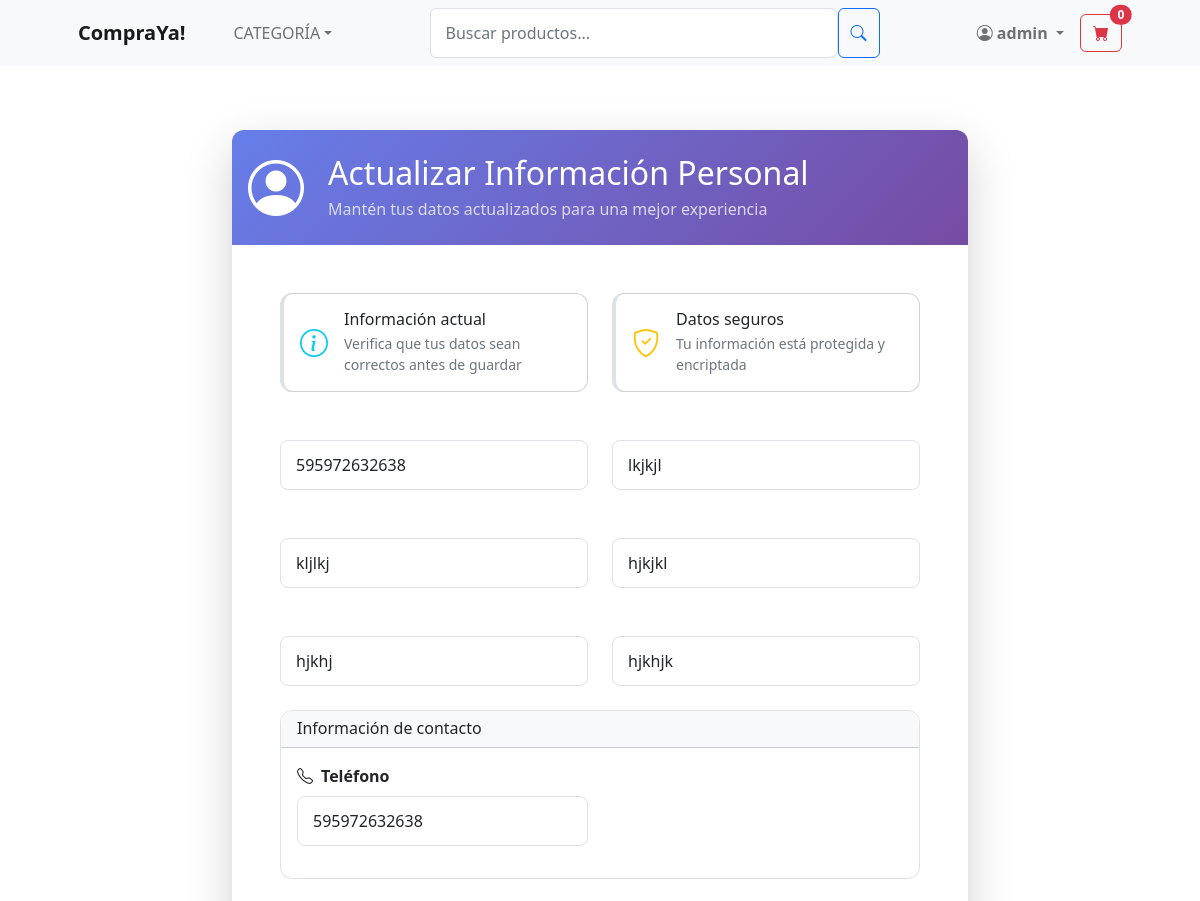
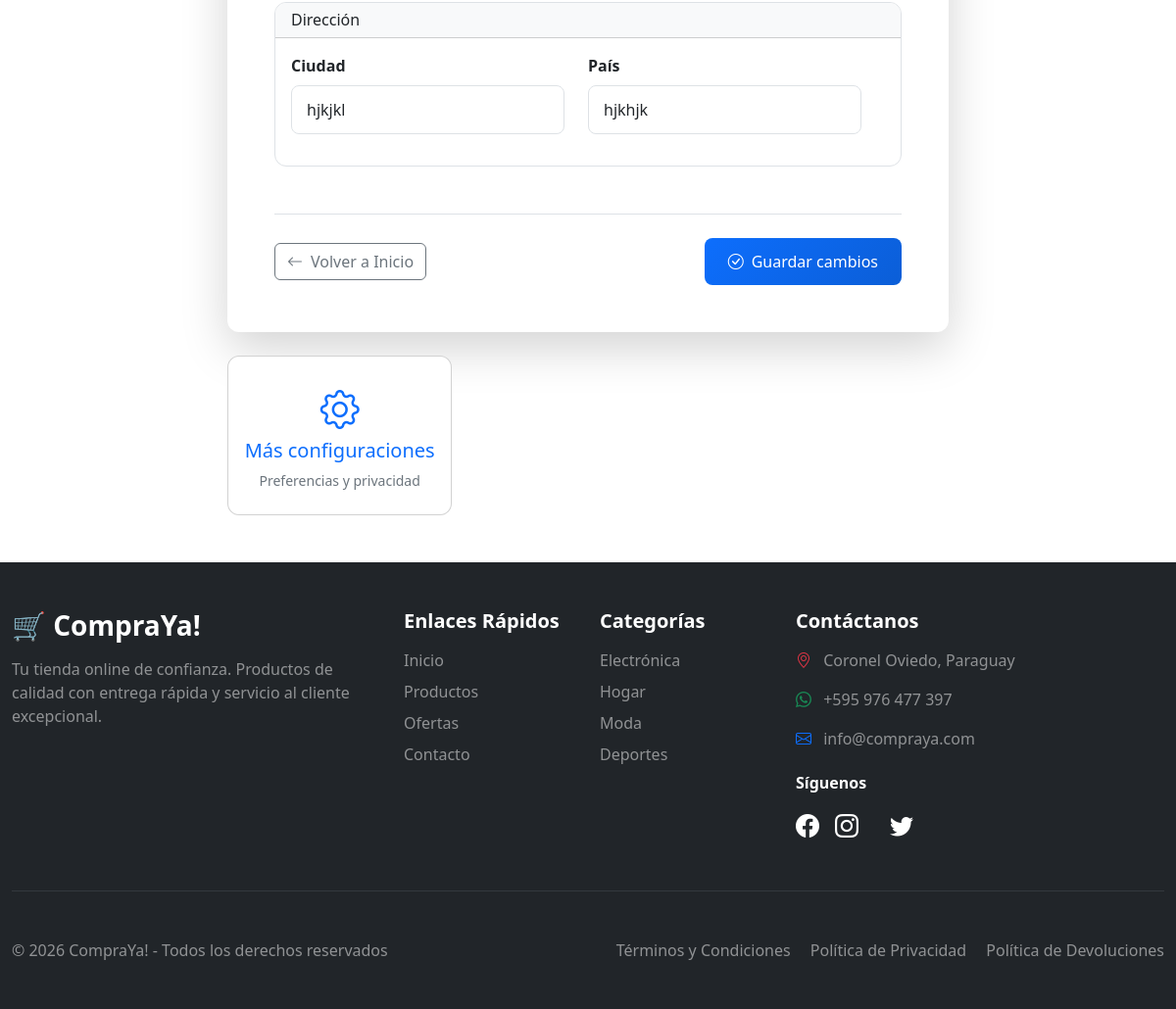
The page /update_info/ (signed in) on the database its author committed (2 pictures, top to bottom).
### applications/store/models.py (models this page shows, shortened)
class Profile(models.Model):
    user = models.OneToOneField(User, on_delete=models.CASCADE)
    date_modified = models.DateTimeField(auto_now=True)
    phone = models.CharField(max_length=20, blank=True)
    addres1 = models.CharField(max_length=200, blank=True)
    addres2 = models.CharField(max_length=200, blank=True)
    city = models.CharField(max_length=200, blank=True)
    department = models.CharField(max_length=200, blank=True)
    country = models.CharField(max_length=200, blank=True)
    old_cart = models.CharField(max_length=200, blank=True, null=True)
    class Meta:
        db_table = 'profiles'
        verbose_name_plural = 'profiles'

### applications/store/views.py (the view)
# urls.py: path('update_info/', views.update_info, name='update_info'),
@login_required
def update_info(request):
    current_user, created = Profile.objects.get_or_create(user=request.user)
    if request.method == 'POST':
        form = UserInfoForm(request.POST, instance=current_user)
        if form.is_valid():
            form.save()
            messages.success(request, 'Información actualizada correctamente')
            return redirect('home')
    else:
        form = UserInfoForm(instance=current_user)
    return render(request, 'update_info.html',
    {
        'form': form
    })

### applications/cart/cart.py (called while the page is built)
    def __len__(self):
        return sum(self.cart.values())

### applications/cart/context_processors.py (called while the page is built)
def cart(request):
    return {'cart': Cart(request)}

### applications/store/context_processors.py (called while the page is built)
def categories(request):
    return {
        'categories': Category.objects.all()
    }

### templates/update_info.html (shortened to what this page needs)
{% extends 'helper/base.html' %}
{% block content %}
<div class="container py-5">
    <div class="row justify-content-center">
        <div class="col-lg-8">
            <div class="card border-0 shadow-lg">
                <div class="card-header bg-gradient-primary text-white py-4">
                    <div class="d-flex align-items-center">
                        <div class="flex-shrink-0">
                            <i class="bi bi-person-circle display-4"></i>
                        </div>
                        <div class="flex-grow-1 ms-4">
                            <h1 class="h2 mb-1">Actualizar Información Personal</h1>
                            <p class="mb-0 opacity-75">Mantén tus datos actualizados para una mejor experiencia</p>
                        </div>
                    </div>
                </div>
                <div class="card-body p-4 p-md-5">
                    <div class="row mb-4">
                        <div class="col-md-6">
                            <div class="card border-start border-start-4 border-start-info h-100">
                                <div class="card-body">
                                    <div class="d-flex align-items-center">
                                        <i class="bi bi-info-circle text-info fs-3 me-3"></i>
                                        <div>
                                            <h6 class="card-title mb-1">Información actual</h6>
                                            <p class="card-text small text-muted mb-0">
                                                Verifica que tus datos sean correctos antes de guardar
                                            </p>
                                        </div>
                                    </div>
                                </div>
                            </div>
                        </div>
                        <div class="col-md-6">
                            <div class="card border-start border-start-4 border-start-warning h-100">
                                <div class="card-body">
                                    <div class="d-flex align-items-center">
                                        <i class="bi bi-shield-check text-warning fs-3 me-3"></i>
                                        <div>
                                            <h6 class="card-title mb-1">Datos seguros</h6>
                                            <p class="card-text small text-muted mb-0">
                                                Tu información está protegida y encriptada
                                            </p>
                                        </div>
                                    </div>
                                </div>
                            </div>
                        </div>
                    </div>
                    <form method="POST" action="{% url 'update_info' %}" id="profileForm" class="needs-validation" novalidate>
                        <div class="row">
                            {% for field in form %}
                            <div class="col-md-6 mb-4">
                                <div class="form-group">
                                    <div class="input-group has-validation">
                                        {{ field }}
                                    </div>
                                </div>
                            </div>
                            {% endfor %}
                        </div>
                        {% if 'email' in form.fields or 'phone' in form.fields %}
                        <div class="card border mb-4">
                            <div class="card-header bg-light">
                                <h6 class="mb-0">Información de contacto</h6>
                            </div>
                            <div class="card-body">
                                <div class="row">
                                    {% if 'phone' in form.fields %}
                                    <div class="col-md-6 mb-3">
                                        <label for="{{ form.phone.id_for_label }}" class="form-label fw-semibold">
                                            <i class="bi bi-telephone me-2"></i>Teléfono
                                        </label>
                                        {{ form.phone }}
                                    </div>
                                    {% endif %}
                                </div>
                            </div>
                        </div>
                        {% endif %}
                        {% if 'address' in form.fields or 'city' in form.fields or 'country' in form.fields %}
                        <div class="card border mb-4">
                            <div class="card-header bg-light">
                                <h6 class="mb-0">Dirección</h6>
                            </div>
                            <div class="card-body">
                                <div class="row">
                                    <div class="row">
                                        {% if 'city' in form.fields %}
                                        <div class="col-md-6 mb-3">
                                            <label for="{{ form.city.id_for_label }}" class="form-label fw-semibold">Ciudad</label>
                                            {{ form.city }}
                                        </div>
                                        {% endif %}
                                        {% if 'country' in form.fields %}
                                        <div class="col-md-6 mb-3">
                                            <label for="{{ form.country.id_for_label }}" class="form-label fw-semibold">País</label>
                                            {{ form.country }}
                                        </div>
                                        {% endif %}
                                    </div>
                                </div>
                            </div>
                        </div>
                        {% endif %}
                        <div class="d-grid gap-3 d-md-flex justify-content-md-between align-items-center mt-5 pt-4 border-top">
                            <div>
                                <a href="{% url 'home' %}" class="btn btn-outline-secondary">
                                    <i class="bi bi-arrow-left me-2"></i>Volver a Inicio
                                </a>
                            </div>
                            <div class="d-flex gap-2">
                                <button type="submit" class="btn btn-primary px-4" id="submitBtn">
                                    <i class="bi bi-check-circle me-2"></i>Guardar cambios
                                </button>
                            </div>
                        </div>
                    </form>
                </div>
            </div>
            <div class="row mt-4">
                <div class="col-md-4">
                    <a href="#" class="card card-hover text-decoration-none">
                        <div class="card-body text-center py-4">
                            <i class="bi bi-gear fs-1 text-primary mb-3"></i>
                            <h5 class="card-title">Más configuraciones</h5>
                            <p class="card-text small text-muted">Preferencias y privacidad</p>
                        </div>
                    </a>
                </div>
            </div>
        </div>
    </div>
</div>
{% endblock %}

### templates/helper/navbar.html (shortened to what this page needs)
        <nav class="navbar navbar-expand-lg navbar-light bg-light">
            <div class="container px-4 px-lg-5">
                <a class="navbar-brand fw-bold" href="{% url 'home' %}">CompraYa!</a>
                <div class="collapse navbar-collapse" id="navbarSupportedContent">
                    <ul class="navbar-nav me-auto mb-2 mb-lg-0 ms-lg-4">
                        <li class="nav-item dropdown">
                            <a class="nav-link dropdown-toggle" id="navbarDropdown" href="#" role="button" data-bs-toggle="dropdown" aria-expanded="false">CATEGORÍA</a>
                        </li>
                    </ul>
            <form class="d-flex mx-lg-auto my-2 my-lg-0"
                method="GET"
                action="{% url 'product_search' %}"
                style="max-width: 450px; width: 100%;">
                <input
                    class="form-control rounded-start"
                    type="search"
                    name="q"
                    placeholder="Buscar productos..."
                    value="{{ request.GET.q }}"
                >
                <button class="btn btn-outline-primary rounded-end" type="submit">
                    <i class="bi bi-search"></i>
                </button>
            </form>
            <ul class="navbar-nav ms-auto align-items-lg-center gap-lg-2">
                {% if user.is_authenticated %}
                    <li class="nav-item dropdown">
                        <a class="nav-link dropdown-toggle fw-semibold" href="#"
                           id="userDropdown" role="button"
                           data-bs-toggle="dropdown">
                            <i class="bi bi-person-circle"></i> {{ user.username }}
                        </a>
                    </li>
                {% endif %}
                <li class="nav-item">
                    <a href="{% url 'cart' %}" class="btn btn-outline-danger position-relative">
                        <i class="bi bi-cart-fill"></i>
                        <span class="position-absolute top-0 start-100 translate-middle
                                     badge rounded-pill bg-danger"
                              id="cart_quantity">
                            {{ cart|length }}
                        </span>
                    </a>
                </li>
            </ul>
                </div>
            </div>
        </nav>

### templates/update_info.html (style rules this page uses)
.card { border-radius: 12px; overflow: hidden; transition: transform 0.3s ease, box-shadow 0.3s ease; }
.card-header.bg-gradient-primary { background: linear-gradient(135deg, #667eea 0%, #764ba2 100%) !important; border-bottom: none; }
.form-control, .form-select { padding: 12px 15px; border-radius: 8px; border: 1px solid #dee2e6; transition: all 0.3s; }
.border-start-4 { border-left-width: 4px !important; }
.btn-primary { background: linear-gradient(135deg, #0d6efd, #0b5ed7); border: none; padding: 12px 30px; border-radius: 8px; font-weight: 500; transition: all 0.3s; }

### rows shown on the page
Profile: form "595972632638" "lkjkjl" "kljlkj" "hjkjkl" "hjkhj" "hjkhjk", phone "595972632638", city "hjkjkl", country "hjkhjk"

### other values the page prints
{{ user.username }} "admin"
{{ cart|length }} "0"
